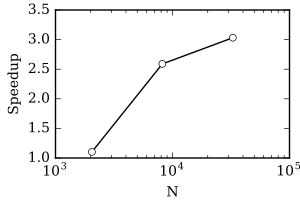

The Python source for this figure:
# coding: utf-8

import sys
import numpy
from matplotlib import pyplot, rcParams
from matplotlib.backends.backend_pdf import FigureCanvasPdf

rcParams['font.family'] = 'serif'
rcParams['font.size'] = '10'

result = open(sys.argv[1])
lines = result.readlines()


for i,line in enumerate(lines):
    if "StokesBEM on a sphere: Speedup" in line:
        break

temp = []

for line in lines[i+1:]:
    # remove string "s" (seconds) for parsing
    for elem in line.replace("s","").split():
        try:
            temp.append(float(elem))
        except ValueError:
            pass

# remove problem size number from the list
N = 2 * 4**numpy.array(temp[::8], dtype=int)
del temp[::4]

# make an average for each case
time = numpy.mean(numpy.array(temp).reshape(-1,3), axis=1)

# calculate speedup
speedup = time[::2] / time[1::2]

# set up plot
fig = pyplot.figure(figsize=(3,2), dpi=80)
ax = fig.add_subplot(111)

# plot log-log
ax.semilogx(N,speedup,color='k',marker='o', ls='-', mfc='w', ms=5, label='')

# axis labels
ax.set_ylabel('Speedup', fontsize=10)
ax.set_xlabel('N', fontsize=10)
fig.subplots_adjust(left=0.185, bottom=0.21, right=0.965, top=0.95)
canvas = FigureCanvasPdf(fig)

# plot to pdf
canvas.print_figure('StokesSpeedupRelaxation.pdf',dpi=80)
